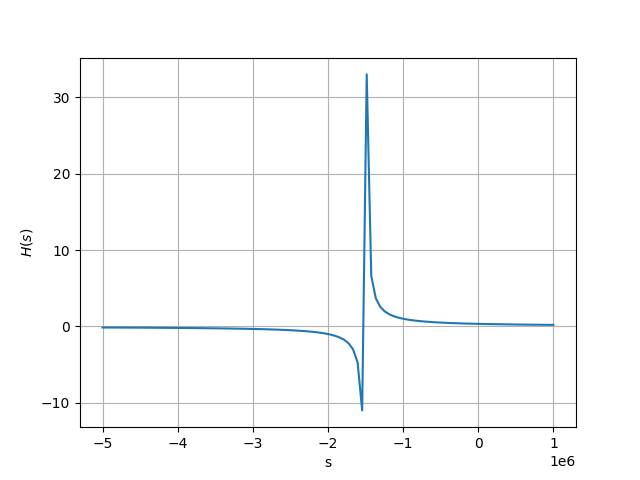

Reproduce this figure in Python.
import numpy as np
import matplotlib.pyplot as plt

R1=1
R2=2
C=1e-6

def H(s):
    return (1/R2)*1/(1/R1+1/R2+s*C)

H_vec=np.vectorize(H)
k=np.linspace(-5e6,1e6,100)

plt.plot(k,H_vec(k))
plt.grid()
plt.xlabel("s")
plt.ylabel("$H(s)$")
plt.savefig("./4.3.png")
plt.show()
